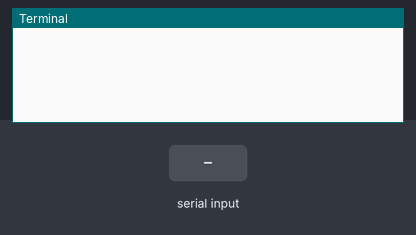
This program was run on a simulated Raspberry Pi (BCM pin numbers). Parts: the last lines printed to the terminal. Inputs (shaded band) come from the test bench.

Above: at 1.2 s.
1.3 s: "1\n" received over the second serial link
At 3.8 s:
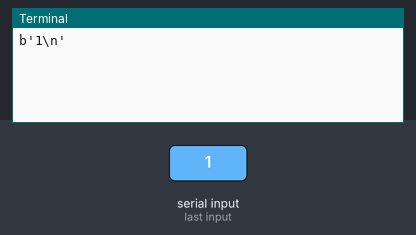
4.3 s: "0\n" received over the second serial link
5.8 s: "2\n" received over the second serial link
At 8.1 s:
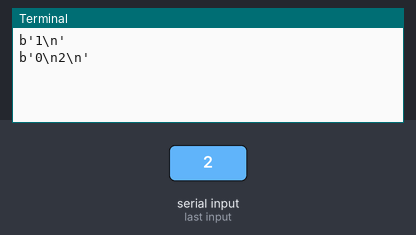

The program:

gsm_internet.py
```python
import serial
import RPi.GPIO as GPIO
import os, time

GPIO.setmode(GPIO.BCM)

# Enable Serial Communication
port = serial.Serial("/dev/ttyS0", baudrate=115200, timeout=3)

# Transmitting AT Commands to the Modem
# '\r\n' indicates the Enter key
val = 'AT'
port.write(val.encode())
rcv = port.read(10)
print(rcv)
time.sleep(1)


val1 = 'AT+CREG?'
port.write(val1.encode())      # Disable the Echo
rcv = port.read(10)
print(rcv)
time.sleep(1)


val1 = 'AT+CGATT?'
port.write(val1.encode())      # Disable the Echo
rcv = port.read(10)
print(rcv)
time.sleep(1)

val = 'AT+CIPSHUT'
port.write(val.encode())
rcv = port.read(10)
print(rcv)
time.sleep(3)


val = 'AT+CIPSTATUS'
port.write(val.encode())
rcv = port.read(10)
print(rcv)
time.sleep(1)

val = 'AT+CIPMUX=0'
port.write(val.encode())
rcv = port.read(10)
print(rcv)
time.sleep(1)


val2 = 'AT+CSTT="internet","",""'+'\r\n'
port.write(val2.encode())  # Select Message format as Text mode
rcv = port.read(10)
print(rcv)
time.sleep(50)


# Sending a message to a particular Number

val4 = 'AT+CIICR"'+'\r\n'
port.write(val4.encode())
rcv = port.read(10)
print(rcv)
time.sleep(5)

val5 = 'AT+CIFSR'+'\r\n'
port.write(val5.encode())  # Message
rcv = port.read(10)
print(rcv)
time.sleep(3)

val5 = 'AT+CIPSTART="TCP","www.google.com","80"'+'\r\n'
port.write(val5.encode())  # Message
rcv = port.read(10)
print(rcv)
time.sleep(1)

rcv=""
val5 = 'AT+CIPSEND'
port.write(val5.encode())
while not rcv :
    rcv = port.read(10)
    print(rcv)
 
```

Measured:
- after the input at 1.3 s, the terminal: prints a new line after 1.7 s (image 1)
- after the input at 5.8 s, the terminal: prints a new line after 1.2 s (image 2)
